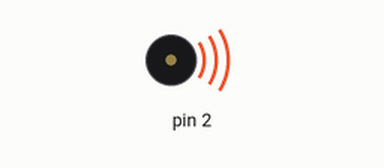
Recording of a sketch running on a simulated Arduino Uno, built with avr-gcc and run on an emulated ATmega328P. On the bench: buzzer (waves = sounding).

Above: at 0.4 s.
At 18.9 s:
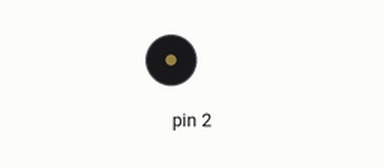
Timing chart, 0 to 21.6 s (numbered marks = the images above):
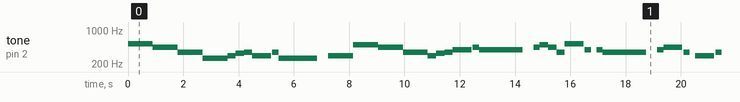

The sketch:

main.ino
```cpp
float c4 = 261.63;
float d4 = 293.665;
float e4 = 329.628;
float f4 = 349.23;
float g4 = 391.995;
float a4 = 440;
float b4 = 493.88;

float c5 = 523.25;
float d5 = 587.33;

void setup() {
  pinMode(2, OUTPUT);
}

void loop() {
  daisy();
}

void sfx() {
  tone(2, 600, 50);
  delay(50);

  tone(2, 650, 50);
  delay(100);

  tone(2, 700, 75);
  delay(100);

  tone(2, 750, 75);
  delay(100);
}

void daisy(){
  tone(2, c5, 900);
  delay(900); //bar 1

  tone(2, a4, 900);
  delay(900); //bar 2

  tone(2, f4, 900);
  delay(900); //bar 3

  tone(2, c4, 900);
  delay(900); //bar 4

  tone(2, d4, 300);
  delay(300);
  tone(2, e4, 300);
  delay(300);
  tone(2, f4, 300);
  delay(300); //bar 5

  tone(2, d4, 675);
  delay(725);
  tone(2, f4, 225);
  delay(225); //bar 6

  tone(2, c4, 1400);
  delay(1800); //bar 7 & 8

  tone(2, d4, 900);
  delay(900); //bar 9

  tone(2, b4, 900);
  delay(900); //bar 10

  tone(2, a4, 900);
  delay(900); //bar 11

  tone(2, f4, 900);
  delay(900); //bar 12

  tone(2, d4, 300);
  delay(300);
  tone(2, e4, 300);
  delay(300);
  tone(2, f4, 300);
  delay(300); //bar 13

  tone(2, g4, 675);
  delay(725);
  tone(2, a4, 225);
  delay(225); //bar 14

  tone(2, g4, 1575);
  delay(1975);
  tone(2, a4, 225);
  delay(225); //bar 15 & 16

  tone(2, b4, 300);
  delay(300);
  tone(2, a4, 300);
  delay(300);
  tone(2, f4, 300);
  delay(300); //bar 17

  tone(2, c5, 675);
  delay(725);
  tone(2, g4, 225);
  delay(425); //bar 18

  tone(2, g4, 225);
  delay(225);
  tone(2, f4, 1575);
  delay(1975);
  tone(2, g4, 225);
  delay(225); //bar 19 & 20

  tone(2, a4, 675);
  delay(725);
  tone(2, f4, 225);
  delay(425); //bar 21

  tone(2, d4, 675);
  delay(725);
  tone(2, f4, 225);
  delay(425); //bar 22

  tone(2, d4, 225);
  delay(225);
  tone(2, c4, 1575);
  delay(1975);
  tone(2, c4, 225);
  delay(225); //bar 23 & 24

  tone(2, f4, 675);
  delay(725);
  tone(2, a4, 225);
  delay(425); //bar 25

  tone(2, g4, 225);
  delay(675); //bar 26

  tone(2, f4, 675);
  delay(725);
  tone(2, a4, 225);
  delay(425); //bar 25

  tone(2, g4, 300);
  delay(300);
  tone(2, a4, 300);
  delay(300);
  tone(2, b4, 300);
  delay(300); //bar 26

  tone(2, c5, 300);
  delay(300);
  tone(2, a4, 300);
  delay(300);
  tone(2, f4, 300);
  delay(300); //bar 27

  tone(2, g4, 675);
  delay(725);
  tone(2, c4, 225);
  delay(425); //bar 28

  tone(2, f4, 900);
  delay(900); //bar 29

  delay(1000);
  sfx();
  delay(1000);
}
```

Measured:
- by itself, tone on pin 2: plays 523 Hz for 0.90 s, 440 Hz for 0.90 s, 349 Hz for 0.90 s, 261 Hz for 0.90 s, 293 Hz for 0.30 s, 329 Hz for 0.30 s … (212 notes in this stretch)
